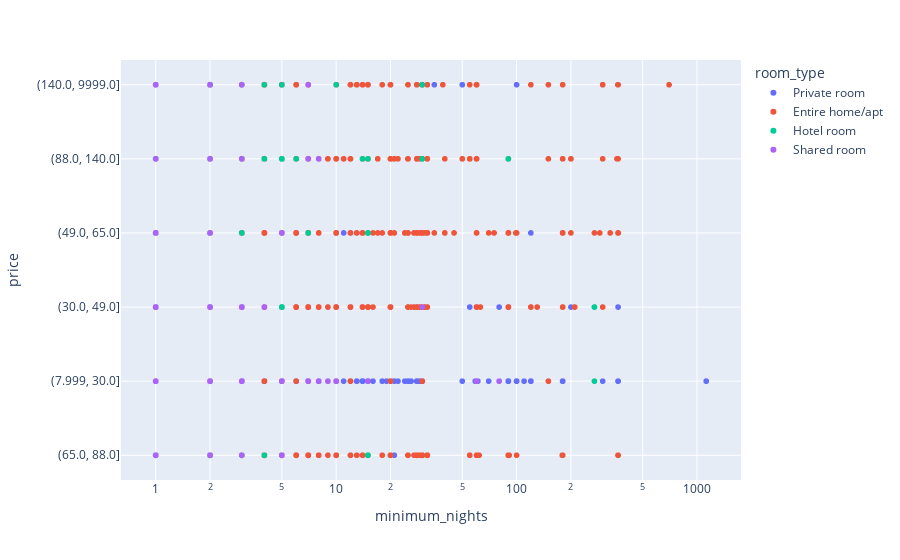

Notebook code for this chart:
### Code cell
px.scatter(df, x="minimum_nights", y="price", log_x=True,color="room_type", template="plotly")

### Figure 1 — Plotly figure (JSON) as saved in the notebook; plotly's stock layout.template omitted (floating-point values rounded to 4 significant figures; data arrays with more than 128 entries replaced by an {"elided": "..."} marker saying what was removed)
{"data": [{"hovertemplate": "room_type=Private room<br>minimum_nights=%{x}<br>price=%{y}<extra></extra>", "legendgroup": "Private room", "marker": {"color": "#636efa", "symbol": "circle"}, "mode": "markers", "name": "Private room", "showlegend": true, "type": "scattergl", "x": {"elided": "7503 int values"}, "xaxis": "x", "y": {"elided": "7503 str values"}, "yaxis": "y"}, {"hovertemplate": "room_type=Entire home/apt<br>minimum_nights=%{x}<br>price=%{y}<extra></extra>", "legendgroup": "Entire home/apt", "marker": {"color": "#EF553B", "symbol": "circle"}, "mode": "markers", "name": "Entire home/apt", "showlegend": true, "type": "scattergl", "x": {"elided": "12583 int values"}, "xaxis": "x", "y": {"elided": "12583 str values"}, "yaxis": "y"}, {"hovertemplate": "room_type=Hotel room<br>minimum_nights=%{x}<br>price=%{y}<extra></extra>", "legendgroup": "Hotel room", "marker": {"color": "#00cc96", "symbol": "circle"}, "mode": "markers", "name": "Hotel room", "showlegend": true, "type": "scattergl", "x": {"elided": "477 int values"}, "xaxis": "x", "y": {"elided": "477 str values"}, "yaxis": "y"}, {"hovertemplate": "room_type=Shared room<br>minimum_nights=%{x}<br>price=%{y}<extra></extra>", "legendgroup": "Shared room", "marker": {"color": "#ab63fa", "symbol": "circle"}, "mode": "markers", "name": "Shared room", "showlegend": true, "type": "scattergl", "x": {"elided": "274 int values"}, "xaxis": "x", "y": {"elided": "274 str values"}, "yaxis": "y"}], "layout": {"legend": {"title": {"text": "room_type"}, "tracegroupgap": 0}, "margin": {"t": 60}, "xaxis": {"anchor": "y", "domain": [0, 1], "title": {"text": "minimum_nights"}, "type": "log"}, "yaxis": {"anchor": "x", "domain": [0, 1], "title": {"text": "price"}}}}
